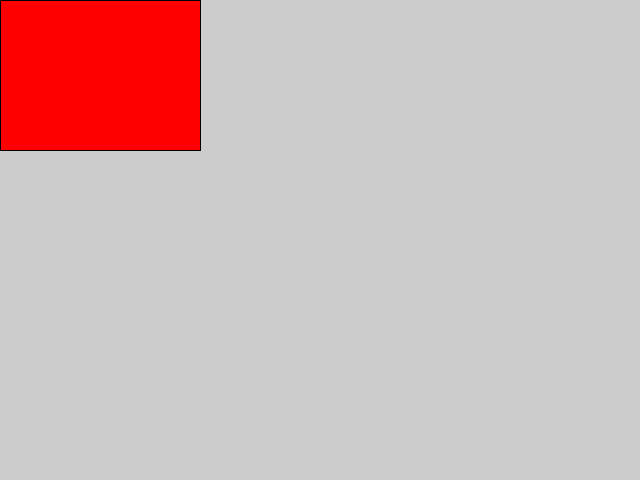
Frame 1 (no input)
Frame 60 (the mouse pressed at the canvas centre just before this capture): identical to frame 1, image omitted
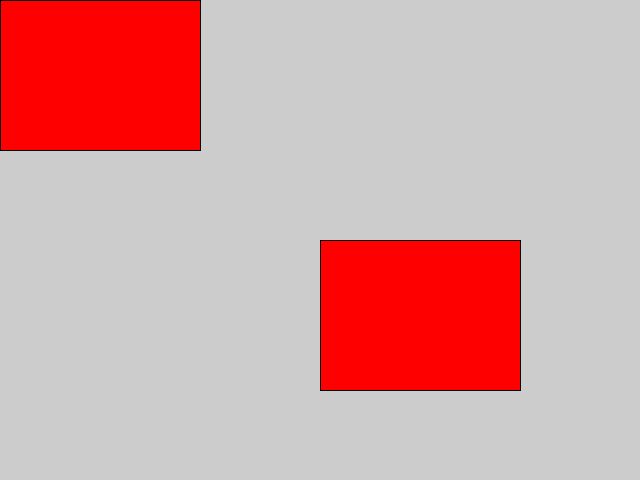
Frame 120 (the mouse held since frame 60 and released just before this capture)

The Processing sketch that drew these frames (run headless with seeded random() and noise(); from frame 60 on, the mouse is pressed at the canvas centre):

// Processing sketch: sketch_240309a
// ── sketch_240309a.pde
int x,y,w,h;

void setup() {
  size(640,480);
  x = 80;
  y = 60;
  w = 200;
  h = 150;
  fill(255,0,0);
}

void draw() {
  rect(mouseX, mouseY,w,h);
}
